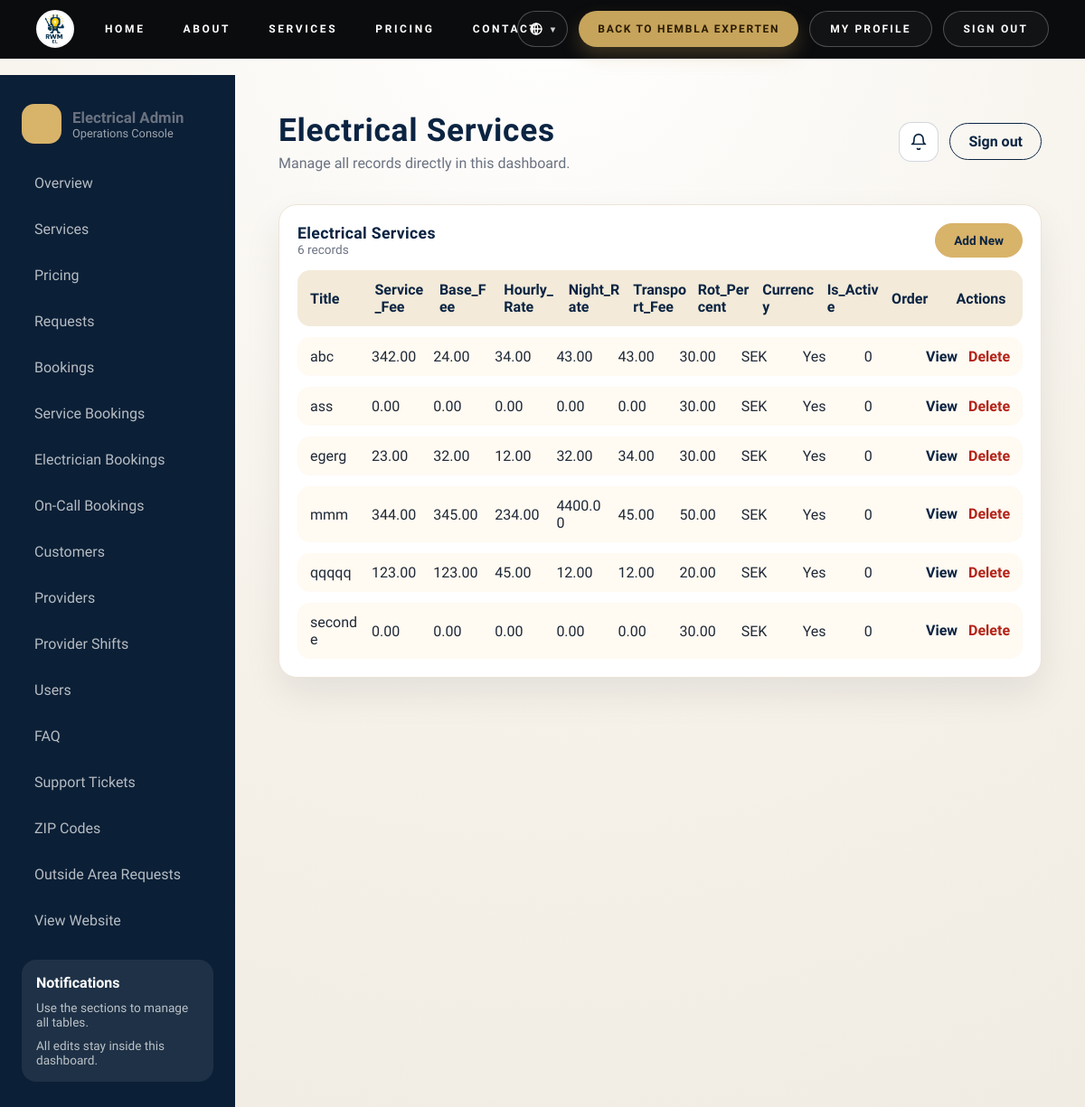
/dashboard/services/ (signed in), run on the app's committed database.
### electricity/models.py (models this page shows, shortened)
class ElectricalService(models.Model):
    title = models.CharField(max_length=120)
    short_description = models.TextField()
    bullet_points = models.TextField(blank=True, default="")
    icon = models.ImageField(upload_to='electricity/services/', blank=True, null=True)
    price = models.DecimalField(max_digits=10, decimal_places=2, default=0)
    duration_minutes = models.PositiveIntegerField(default=0)
    service_fee = models.DecimalField(max_digits=10, decimal_places=2, default=0)
    base_fee = models.DecimalField(max_digits=10, decimal_places=2, default=0)
    hourly_rate = models.DecimalField(max_digits=10, decimal_places=2, default=0)
    night_rate = models.DecimalField(max_digits=10, decimal_places=2, default=0)
    transport_fee = models.DecimalField(max_digits=10, decimal_places=2, default=0)
    rot_percent = models.DecimalField(max_digits=5, decimal_places=2, default=30)
    currency = models.CharField(max_length=10, default="SEK")
    is_active = models.BooleanField(default=True)
    order = models.PositiveIntegerField(default=0)
    class Meta:
        ordering = ["order", "title"]

### electricity/views.py (the view)
# urls.py: path("dashboard/services/", views.dashboard_services, name="dashboard_services"),
@login_required
def dashboard_services(request):
    guard = _dashboard_access_or_redirect(request)
    if guard:
        return guard
    items = ElectricalService.objects.all().order_by("order", "title")
    return render(
        request,
        "electricity/dashboard/list.html",
        {
            "title": "Electrical Services",
            "items": items,
            "fields": [
                "title",
                "service_fee",
                "base_fee",
                "hourly_rate",
                "night_rate",
                "transport_fee",
                "rot_percent",
                "currency",
                "is_active",
                "order",
            ],
            "create_url": "electricity:dashboard_services_add",
            "edit_url": "electricity:dashboard_services_edit",
            "delete_url": "electricity:dashboard_services_delete",
        },
    )

### electricity/templatetags/electricity_extras.py (called while the page is built)
@register.filter
def attr(obj, name):
    try:
        return getattr(obj, name)
    except Exception:
        return ""

@register.filter
def pretty_value(value):
    if isinstance(value, bool):
        return "Yes" if value else "No"
    if value is None:
        return "-"
    if isinstance(value, (list, tuple)):
        return ", ".join(str(v) for v in value) if value else "-"
    return value

### electricity/views.py (called while the page is built)
def _require_dashboard_access(request):
    user = request.user
    if not user.is_authenticated:
        return False
    if user.is_superuser or user.is_staff:
        return True
    return electricity_admin_site.has_permission(request)

def _dashboard_access_or_redirect(request):
    if _require_dashboard_access(request):
        return None
    return redirect("admin:login")

### electricity/templates/electricity/dashboard/list.html (shortened to what this page needs)
﻿{% extends "electricity/dashboard/base.html" %}
{% load electricity_extras i18n %}
{% block page_title %}{{ title }}{% endblock %}
{% block page_subtitle %}Manage all records directly in this dashboard.{% endblock %}
{% block content %}
<section class="dash-panel dash-panel-wide">
    <div class="panel-header">
        <div>
            <h2>{{ title }}</h2>
            <div class="panel-meta">{{ items|length }} records</div>
        </div>
        <div class="panel-actions">
            <a class="dash-btn primary" href="{% url create_url %}">Add New</a>
        </div>
    </div>
    <div class="panel-table">
        <div class="panel-row panel-row-head">
            {% for field in fields %}
                <span>{{ field|title }}</span>
            {% endfor %}
            <span>Actions</span>
        </div>
        {% for row in items %}
            <div class="panel-row">
                {% for field in fields %}
                    <span>{{ row|attr:field|pretty_value }}</span>
                {% endfor %}
                <span class="row-actions">
                    <a href="{% url edit_url row.id %}?view=1">View</a>
                    <a class="danger" href="{% url delete_url row.id %}">Delete</a>
                </span>
            </div>
        {% empty %}
            <div class="panel-empty">No records yet.</div>
        {% endfor %}
    </div>
</section>
{% endblock %}

### electricity/static/electricity/css/electricity.css (style rules this page uses)
* { box-sizing: border-box; }
h1, h2, h3 { font-family: "Vesper Libre", serif; letter-spacing: 0.02em; margin: 0 0 16px; }
a { color: inherit; text-decoration: none; }

### electricity/static/electricity/css/dashboard.css (style rules this page uses)
:root { --navy: #0b2442; --gold: #d8b36a; --cream: #f8f6f1; --ink: #1f2937; --muted: #6b7280; --card: #ffffff; --line: #ece3d6; --surface: #f9f6f0; --shadow-soft: 0 18px 40px rgba(8, 15, 28, 0.08); --shadow-lift: 0 22px 48px rgba(8, 15, 28, 0.12); }
* { box-sizing: border-box; }
body { margin: 0; font-family: "Sora", sans-serif; color: var(--ink); background: radial-gradient(circle at top, #ffffff 0%, #f6f2ea 55%, #f0ebe3 100%); }
.dash-body { min-height: 100vh; }
.dash-btn { border-radius: 999px; padding: 10px 20px; border: 1px solid var(--navy); text-decoration: none; font-weight: 600; background: transparent; cursor: pointer; }
.dash-btn.primary { background: var(--gold); color: var(--navy); border-color: var(--gold); }
.dash-panel-wide { grid-column: 1 / -1; }
.dash-panel { background: var(--card); border-radius: 20px; border: 1px solid var(--line); padding: 20px; box-shadow: var(--shadow-soft); }
.panel-header { display: flex; justify-content: space-between; align-items: center; margin-bottom: 14px; gap: 12px; }
.panel-header h2 { margin: 0; font-size: 1.1rem; color: var(--navy); }
.panel-meta { color: var(--muted); font-size: 0.85rem; }
.panel-header a { font-size: 0.85rem; color: var(--gold); text-decoration: none; }
.panel-table { display: grid; gap: 12px; overflow-x: auto; }
.panel-row { display: flex; justify-content: space-between; align-items: center; padding: 12px 14px; border-radius: 14px; background: #fffaf2; gap: 12px; min-width: 0; }
.panel-row span { flex: 1 1 0; min-width: 0; overflow-wrap: anywhere; word-break: break-word; }
.panel-row-head span { font-weight: 600; }
.row-actions { display: flex; gap: 12px; align-items: center; flex-wrap: nowrap; white-space: nowrap; }
.row-actions a { text-decoration: none; font-weight: 600; color: var(--navy); line-height: 1; }
.row-actions a.danger { color: #b42318; }
.panel-row span.row-actions { flex: 0 0 auto; }
.panel-row-head { background: #f3ead9; font-weight: 600; color: var(--navy); text-transform: capitalize; }
.panel-actions { display: flex; align-items: center; gap: 12px; }

### electricity/static/electricity/css/global_header.css (style rules this page uses)
:root { --rwmh-height: 64px; --rwmh-item-height: 40px; }
body.electricity-body, body.dash-body { padding-top: var(--rwmh-height); }

### data on the page
ElectricalService: fields "abc" "342.00" "24.00" "34.00" "43.00" "43.00" "30.00" "SEK" "Yes" "0"
ElectricalService: fields "ass" "0.00" "0.00" "0.00" "0.00" "0.00" "30.00" "SEK" "Yes" "0"
ElectricalService: fields "egerg" "23.00" "32.00" "12.00" "32.00" "34.00" "30.00" "SEK" "Yes" "0"
ElectricalService: fields "mmm" "344.00" "345.00" "234.00" "4400.00" "45.00" "50.00" "SEK" "Yes" "0"
ElectricalService: fields "qqqqq" "123.00" "123.00" "45.00" "12.00" "12.00" "20.00" "SEK" "Yes" "0"
ElectricalService: fields "seconde" "0.00" "0.00" "0.00" "0.00" "0.00" "30.00" "SEK" "Yes" "0"

### other printed values
{{ title }} "Electrical Services"
{{ items|length }} "6"
{{ field|title }} "Title" "Service_Fee" "Base_Fee" "Hourly_Rate" "Night_Rate" "Transport_Fee" "Rot_Percent" "Currency" "Is_Active" "Order"
